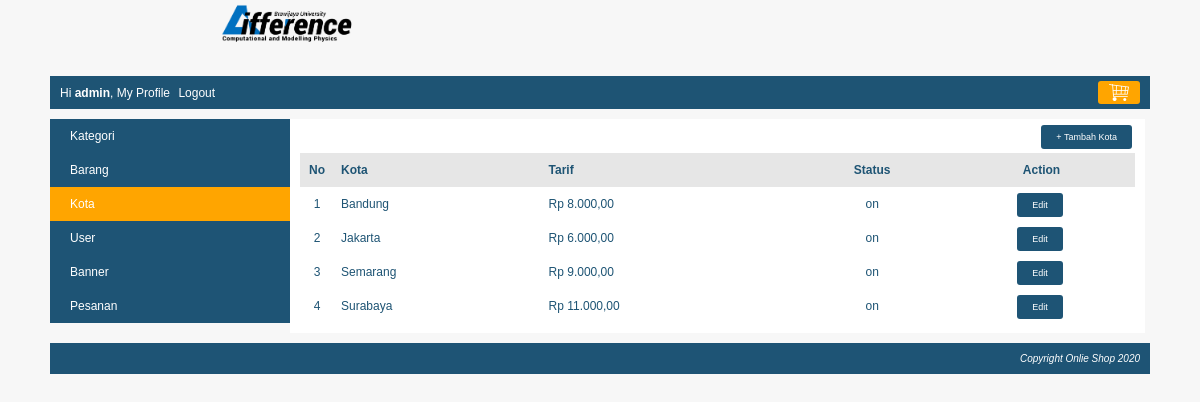
Screenshot of /index.php?page=my_profile&module=kota&action=list (signed in) with the database file from the repository.
### tables this page shows
CREATE TABLE `kota` (
  `kota_id` int(10) NOT NULL,
  `kota` varchar(150) NOT NULL,
  `tarif` int(10) NOT NULL,
  `status` enum('on','off') NOT NULL
);

### function/helper.php (called while the page is built, shortened)
<?php
	function rupiah($nilai){
		return "Rp ".number_format($nilai,2,",",".");
	}
?>

### module/kota/list.php (the view, shortened to what this page needs)
<div id="frame-tambah">
	<a class="tombol-action" href="<?php echo BASE_URL."index.php?page=my_profile&module=kota&action=form"; ?>">+ Tambah Kota</a>
</div>
<?php
	$queryKota = mysqli_query($koneksi, "SELECT * FROM kota ORDER BY kota ASC");
	if(mysqli_num_rows($queryKota) == 0){
		echo "<h3>Saat ini belum ada nama kota yang didalam database.</h3>";
	}
	else{
		echo "<table class='table-list'>";
			echo "<tr class='baris-title'>
					<th class='kolom-nomor'>No</th>
					<th class='kiri'>Kota</th>
					<th class='kiri'>Tarif</th>
					<th class='tengah'>Status</th>
					<th class='tengah'>Action</th>
				 </tr>";
			$no = 1;
			while($rowKota=mysqli_fetch_assoc($queryKota)){
				echo "<tr>
						<td class='kolom-nomor'>$no</td>
						<td>$rowKota[kota]</td>
						<td>".rupiah($rowKota['tarif'])."</td>
						<td class='tengah'>$rowKota[status]</td>
						<td class='tengah'>
							<a class='tombol-action' href='".BASE_URL."index.php?page=my_profile&module=kota&action=form&kota_id=$rowKota[kota_id]"."'>Edit</a>
						</td>
					 </tr>";
				$no++;
			}
		echo "</table>";
	}
?>

### css/style.css (style rules this page uses)
body { font-family: arial; font-size: 12px; color: #1e5474; background: #f7f7f7; margin: 0; }
.table-list { width: 100%; border-collapse: collapse; }
.table-list .baris-title { background-color: #e6e6e6; }
.table-list tr th, .table-list tr td { padding: 10px 7px; }
.kolom-nomor { width: 20px; text-align: center; }
.kiri { text-align: left; }
.tengah { text-align: center; }
#frame-tambah { margin-bottom: 10px; text-align: right; }
.tombol-action { background: #1e5475; color: white; padding: 7px 15px; margin-right: 3px; border-radius: 3px; font-size: 9px; cursor: pointer; text-decoration: none; }

### rows the page displays
kota: kota "Bandung", tarif "Rp 8.000,00", status "on"
kota: kota "Jakarta", tarif "Rp 6.000,00", status "on"
kota: kota "Semarang", tarif "Rp 9.000,00", status "on"
kota: kota "Surabaya", tarif "Rp 11.000,00", status "on"

### other values shown
$nama "admin"
